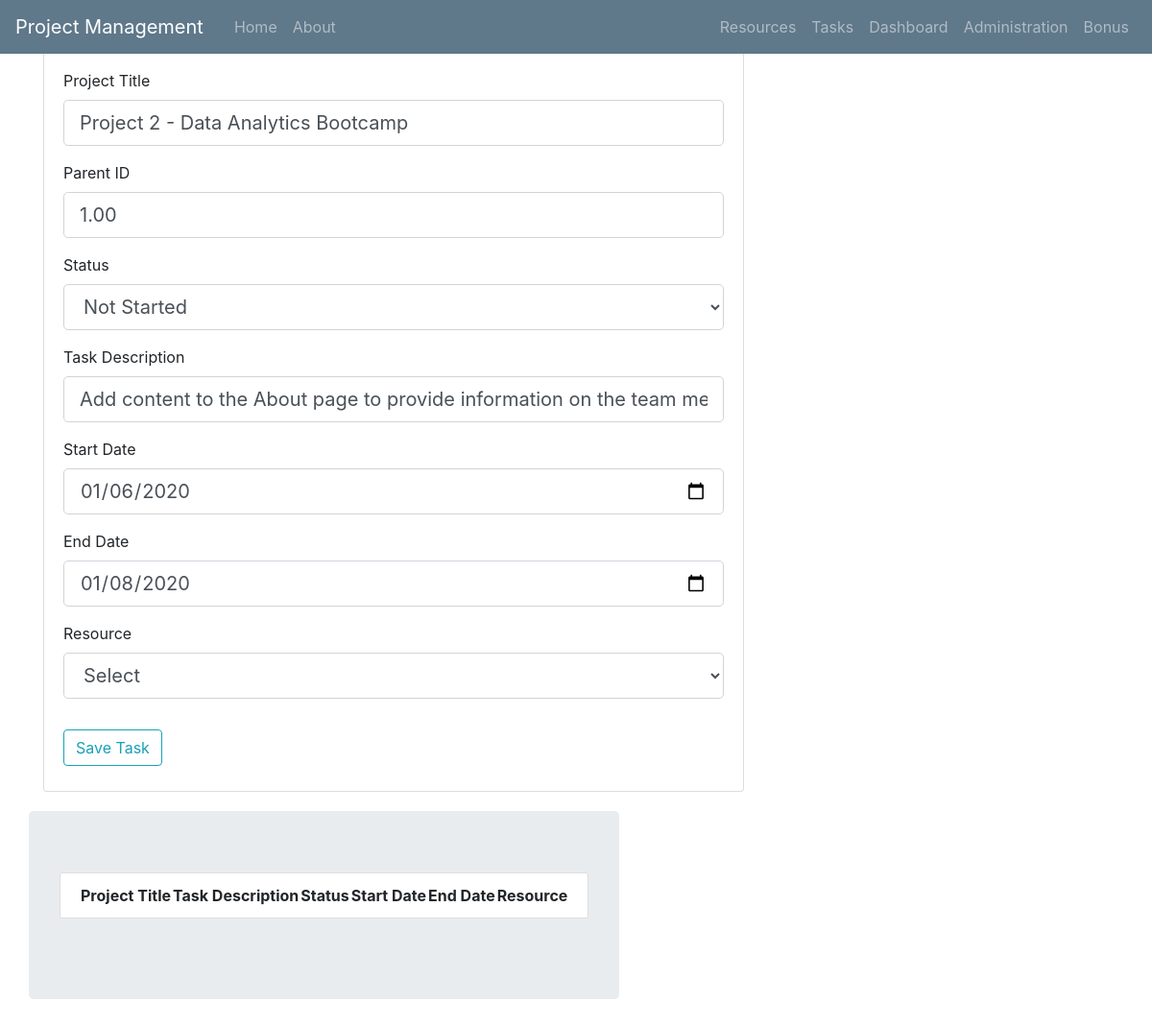
The app's page /tasks/update_task/12, older data.
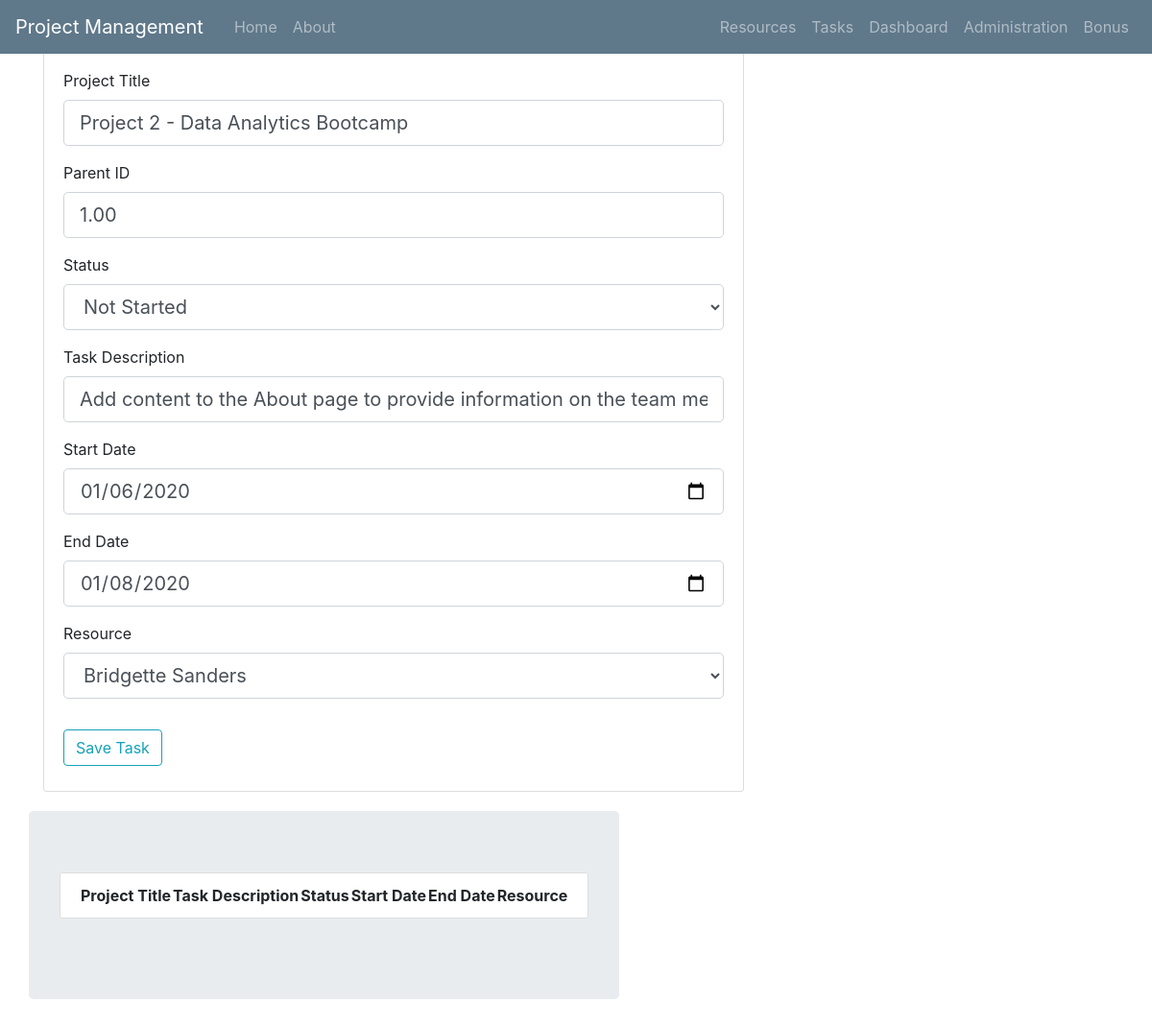
The same page, newer data.
### pmapp/models.py (models this page shows)
class Task(db.Model):
    __tablename__ = 'task'
    __table_args__ = { 'extend_existing' : True}
    task_id = db.Column(db.Integer, primary_key=True)
    resource_id = db.Column(db.String, db.ForeignKey('resource.resource_id'), nullable=False)
    project_title = db.Column(db.String(150), nullable=False)
    parent_id = db.Column(db.Float, nullable=False)
    status = db.Column(db.String(15), nullable=False)
    task_description = db.Column(db.String(200), nullable=False)
    start_date = db.Column(db.DateTime, nullable=False)
    end_date = db.Column(db.DateTime, nullable=False)

### pmapp/routes.py (the view)
@app.route("/tasks/update_task/<task_id>", methods=['GET', 'POST'])
def update_tasks(task_id):
    update_task = Task.query.get_or_404(task_id)
    form = TaskForm()
    if form.validate_on_submit():
        update_task.project_title = form.project_title.data
        update_task.parent_id = form.parent_id.data
        update_task.status = form.status.data
        update_task.task_description = form.task_description.data
        update_task.start_date = form.start_date.data
        update_task.end_date = form.end_date.data
        update_task.resource_id = form.resource.data
        db.session.commit()
        flash('The task has been updated!', 'success')
        return redirect(url_for('tasks'))
    elif request.method == 'GET':
        form.project_title.data = update_task.project_title
        form.parent_id.data = update_task.parent_id
        form.status.data = update_task.status
        form.task_description.data = update_task.task_description
        form.start_date.data = update_task.start_date
        form.end_date.data = update_task.end_date
        form.resource.data = update_task.resource_id
    return render_template('tasks.html', title='Update Task', form=form )

### pmapp/forms.py
class TaskForm(FlaskForm):
    project_title = StringField('Project Title',
                        validators=[DataRequired()])
    parent_id = DecimalField('Parent ID', validators=[DataRequired()])
    status = SelectField('Status', choices=[('Select','Select'),('Not Started','Not Started'), ('In Progress','In Progress'), ('Deferred', 'Deferred'), ('Completed','Completed')])
    task_description= StringField('Task Description',
                        validators=[DataRequired()])
    start_date = DateField('Start Date', default=date.today)
    end_date = DateField('End Date', default=date.today)
    resource = SelectField('Resource', choices=[('Select','Select'),('Bridgette Sanders','Bridgette Sanders'), ('Jack Stromberg', 'Jack Stromberg'), ('James DeCola','James DeCola'), ('Lauren Chavez','Lauren Chavez'),('Martie Feldtmann','Martie Feldtmann')])
    submit = SubmitField('Save Task')

### pmapp/templates/tasks.html (shortened to what the changed rows need)
{% extends "layout.html" %}
{% block content %}
    <div class="content-section">
        <form method="POST" action="">
            <fieldset class="form-group">
                <div class="form-group">
                    {{ form.project_title.label(class="form-control-label") }}
                    {% if form.project_title.errors %}
                        {{ form.project_title(class="form-control form-control-lg is-invalid") }}
                        <div class="invalid-feedback">
                            {% for error in form.project_title.errors %}
                                <span>{{ error }}</span>
                            {% endfor %}
                        </div>
                    {% else %}
                        {{ form.project_title(class="form-control form-control-lg") }}
                    {% endif %}
                </div>
                <div class="form-group">
                    {{ form.parent_id.label(class="form-control-label") }}
                    {% if form.parent_id.errors %}
                        {{ form.parent_id(class="form-control form-control-lg is-invalid") }}
                        <div class="invalid-feedback">
                            {% for error in form.parent_id.errors %}
                                <span>{{ error }}</span>
                            {% endfor %}
                        </div>
                    {% else %}
                        {{ form.parent_id(class="form-control form-control-lg") }}
                    {% endif %}
                </div>
                <div class="form-group">
                    {{ form.status.label(class="form-control-label") }}
                    {% if form.status.errors %}
                        {{ form.status(class="form-control form-control-lg is-invalid") }}
                        <div class="invalid-feedback">
                            {% for error in form.status.errors %}
                                <span>{{ error }}</span>
                            {% endfor %}
                        </div>
                    {% else %}
                        {{ form.status(class="form-control form-control-lg") }}
                    {% endif %}
                </div>
                <div class="form-group">
                    {{ form.task_description.label(class="form-control-label") }}
                    {% if form.task_description.errors %}
                        {{ form.task_description(class="form-control form-control-lg is-invalid") }}
                        <div class="invalid-feedback">
                            {% for error in form.task_description.errors %}
                                <span>{{ error }}</span>
                            {% endfor %}
                        </div>
                    {% else %}
                        {{ form.task_description(class="form-control form-control-lg") }}
                    {% endif %}
                </div>
                <div class="form-group">
                    {{ form.start_date.label(class="form-control-label") }}
                    {% if form.start_date.errors %}
                        {{ form.start_date(class="form-control form-control-lg is-invalid") }}
                        <div class="invalid-feedback">
                            {% for error in form.start_date.errors %}
                                <span>{{ error }}</span>
                            {% endfor %}
                        </div>
                    {% else %}
                        {{ form.start_date(class="form-control form-control-lg") }}
                    {% endif %}
                </div>
                <div class="form-group">
                    {{ form.end_date.label(class="form-control-label") }}
                    {% if form.end_date.errors %}
                        {{ form.end_date(class="form-control form-control-lg is-invalid") }}
                        <div class="invalid-feedback">
                            {% for error in form.end_date.errors %}
                                <span>{{ error }}</span>
                            {% endfor %}
                        </div>
                    {% else %}
                        {{ form.end_date(class="form-control form-control-lg") }}
                    {% endif %}
                </div>
                <div class="form-group">
                    {{ form.resource.label(class="form-control-label") }}
                    {% if form.resource.errors %}
                        {{ form.resource(class="form-control form-control-lg is-invalid") }}
                        <div class="invalid-feedback">
                            {% for error in form.resource.errors %}
                                <span>{{ error }}</span>
                            {% endfor %}
                        </div>
                    {% else %}
                        {{ form.resource(class="form-control form-control-lg") }}
                    {% endif %}
                </div>
            </fieldset>
        </form>
    </div>
    </div>
    <div class="jumbotron">
    <div class="content-section">
        <div class='row'>
        <div class="col-xl">
        <table>
        <thead>
        <tr>
            <th scope="col">Project Title</th>
            <th scope="col">Task Description</th>
            <th scope="col">Status</th>
            <th scope="col">Start Date</th>
            <th scope="col">End Date</th>
            <th scope="col">Resource</th>
        </tr>
        </thead>
         </table>
    </div>
    </div>
    </div>
    </div>
{% endblock content %}

Row changes from the older to the newer data that the page shows:
changed Task "Project 2 - Data Analytics Bootcamp": resource "Select" → "Bridgette Sanders"
